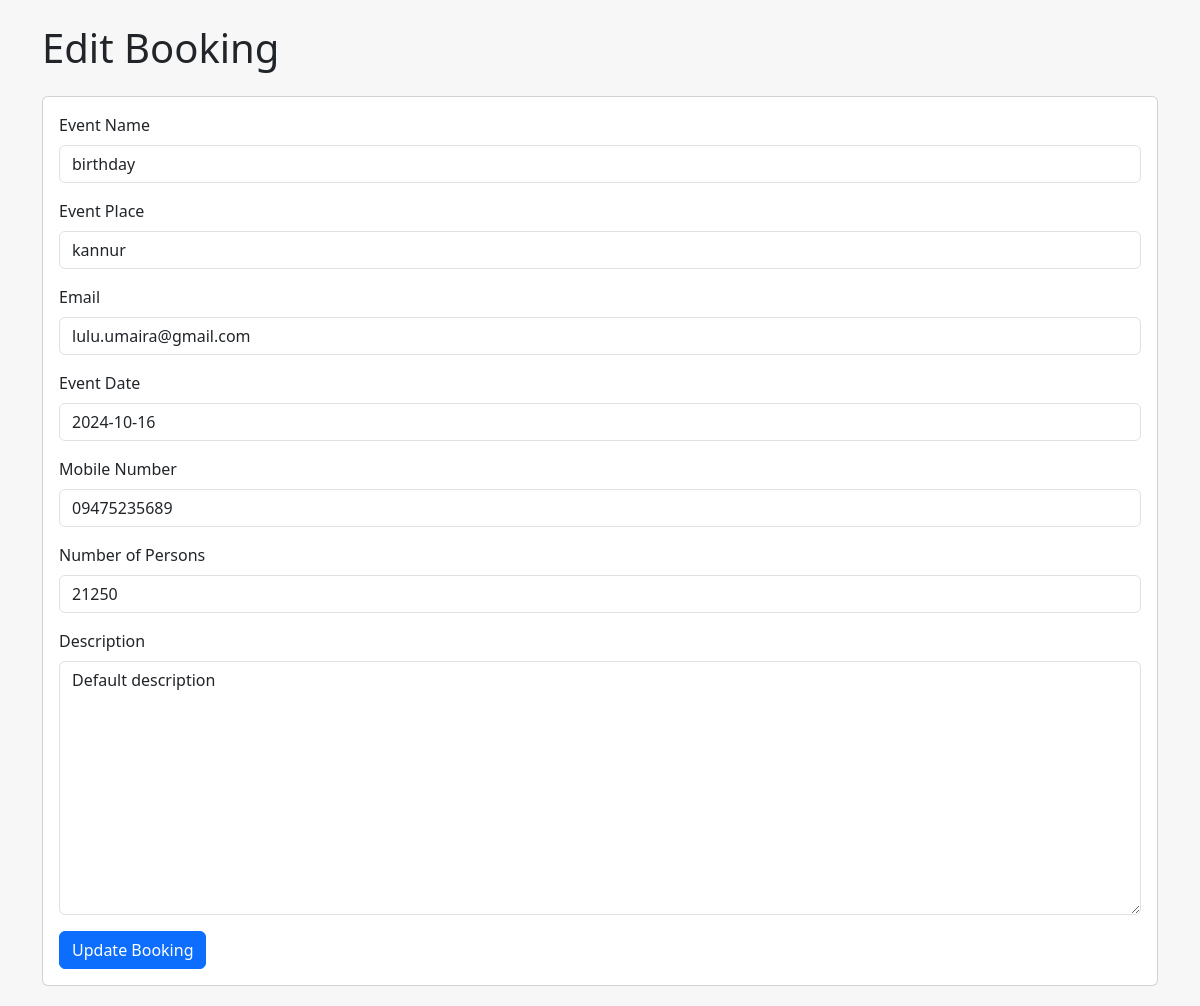
The page /editbooking/67/ (signed in) on the database its author committed.
### eventapp/models.py (models this page shows, shortened)
class Booking(models.Model):
    event_name = models.CharField(max_length=255, default='Default Event')
    event_place = models.CharField(max_length=255, default='Default Place')
    email = models.EmailField(default='example@example.com')
    event_date = models.DateField()
    mobile_number = models.CharField(max_length=15, default='')
    number_of_persons = models.PositiveIntegerField(default=1)
    description = models.TextField(default='Default description')
    created_at = models.DateTimeField(default=timezone.now, editable=False)

### eventapp/views.py (the view)
# urls.py: path('editbooking/<int:booking_id>/', views.editbooking, name='editbooking'),
@login_required
@user_passes_test(lambda u: u.is_superuser)
def editbooking(request, booking_id):
    booking = get_object_or_404(Booking, id=booking_id)
    if request.method == 'POST':
        form = BookingForm(request.POST, instance=booking)
        if form.is_valid():
            form.save()
            messages.success(request, 'Booking updated successfully!')
            return redirect('adminhome')
    else:
        form = BookingForm(instance=booking)
    return render(request, 'editbooking.html', {'form': form , 'booking': booking})

### eventapp/forms.py (shortened to what this page needs)
class BookingForm(forms.ModelForm):
    class Meta:
        model = Booking
        fields = ['event_name', 'event_place', 'email', 'event_date', 'mobile_number', 'number_of_persons', 'description']
        widgets = {
            'event_name': forms.TextInput(attrs={'class': 'form-control'}),
            'event_place': forms.TextInput(attrs={'class': 'form-control'}),
            'email': forms.EmailInput(attrs={'class': 'form-control'}),
            'event_date': forms.DateInput(attrs={'class': 'form-control datepicker', 'autocomplete': 'off'}),
            'mobile_number': forms.TextInput(attrs={'class': 'form-control'}),
            'number_of_persons': forms.NumberInput(attrs={'class': 'form-control'}),
            'description': forms.Textarea(attrs={'class': 'form-control'}),
        }

### template/editbooking.html (shortened to what this page needs)
<!DOCTYPE html>
<html lang="en">
<head>
    <link href="https://cdn.jsdelivr.net/npm/bootstrap@5.3.0/dist/css/bootstrap.min.css" rel="stylesheet">
</head>
<body>
    <div class="container">
        <h1 class="my-4">Edit Booking</h1>
        <div class="card">
            <div class="card-body">
                <form method="post" action="{% url 'editbooking' booking.id %}">
                    <div class="mb-3">
                        <label for="id_event_name" class="form-label">Event Name</label>
                        {{ form.event_name }}
                    </div>
                    <div class="mb-3">
                        <label for="id_event_place" class="form-label">Event Place</label>
                        {{ form.event_place }}
                    </div>
                    <div class="mb-3">
                        <label for="id_email" class="form-label">Email</label>
                        {{ form.email }}
                    </div>
                    <div class="mb-3">
                        <label for="id_event_date" class="form-label">Event Date</label>
                        {{ form.event_date }}
                    </div>
                    <div class="mb-3">
                        <label for="id_mobile_number" class="form-label">Mobile Number</label>
                        {{ form.mobile_number }}
                    </div>
                    <div class="mb-3">
                        <label for="id_number_of_persons" class="form-label">Number of Persons</label>
                        {{ form.number_of_persons }}
                    </div>
                    <div class="mb-3">
                        <label for="id_description" class="form-label">Description</label>
                        {{ form.description }}
                    </div>
                    <button type="submit" class="btn btn-primary">Update Booking</button>
                </form>
            </div>
        </div>
    </div>
</body>
</html>

### template/editbooking.html (style rules this page uses)
body { background-color: #f7f7f7; }
.container { margin-top: 20px; }
.card { margin-bottom: 20px; }

### rows shown on the page
Booking: event_name "birthday", event_place "kannur", email "lulu.umaira@gmail.com", event_date "2024-10-16", mobile_number "09475235689", number_of_persons "21250", description "Default description"
